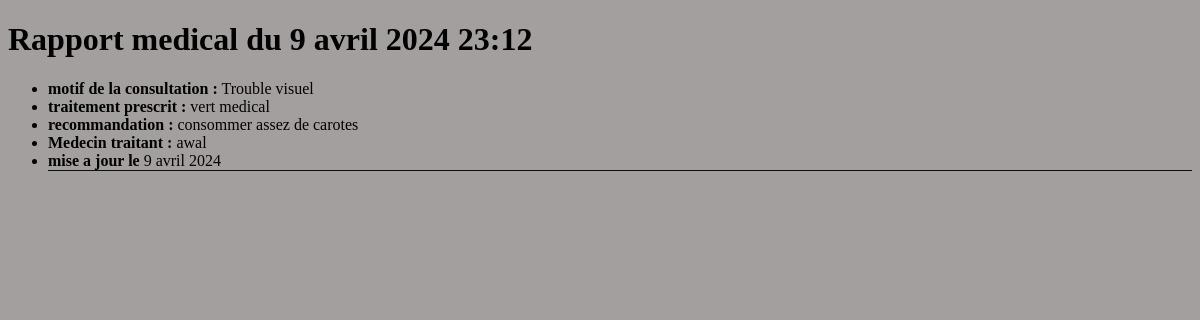
The page /dossier/1/rapport_medical/ on the database its author committed.
### patient/models.py (models this page shows)
class Rapport_medical(models.Model):
    examen_medical = models.ForeignKey(Examen_medical,null=True,on_delete=models.CASCADE)
    motif_consultation = models.CharField(null=True,max_length=1000,verbose_name='motif de la consultation')
    traitement_prescrit = models.CharField(null=True,max_length=1000,verbose_name='traitement prescrits')
    recommandation = models.CharField(max_length=2000,null=True)
    medecin = models.ForeignKey(settings.AUTH_USER_MODEL,on_delete=models.CASCADE)
    date_consultation = models.DateTimeField(auto_now_add=True)
    date_modification = models.DateField(auto_now=True)

### authentication/models.py (models this page shows, shortened)
class User(AbstractUser):
    PATIENT = 'PATIENT'
    MEDECIN = 'MEDECIN'
    MASCULIN = 'M'
    FEMININ = 'F'
    ROLE_CHOICES_ONE = (
        (PATIENT,'patient'),
        (MEDECIN,'medecin'),
    )
    ROLE_CHOICES_TWO = (
        (MASCULIN,'M'),
        (FEMININ,'F'),
    )
    profile_photo = models.ImageField(verbose_name='photo de profil')
    role = models.CharField(max_length=30, choices=ROLE_CHOICES_ONE, verbose_name='rôle')
    date_naissance = models.DateField(null=True)
    sex = models.CharField(max_length=1,choices=ROLE_CHOICES_TWO,verbose_name='sexe')
    telephone = models.IntegerField(null=True)

### patient/views.py (the view)
# urls.py: path('dossier/<int:id>/rapport_medical/',patient.views.rapport_medical,name='rapport_medical'),
def rapport_medical(request,id):
    examen = Examen_medical.objects.get(id=id)
    rapports = Rapport_medical.objects.filter(examen_medical=examen)
    return render(request,'patient/rapport_medical.html',{"rapports":rapports})

### patient/templates/patient/rapport_medical.html
{% extends 'base.html' %}
{% block content %}
{% for rapport in rapports %}
<h1>Rapport medical du {{ rapport.date_consultation }}</h1>
<ul>
    <li><strong>motif de la consultation :</strong> {{ rapport.motif_consultation }}</li>
    <li><strong>traitement prescrit :</strong> {{ rapport.traitement_prescrit }}</li>
    <li><strong>recommandation : </strong> {{ rapport.recommandation }}</li>
    <li><strong>Medecin traitant : </strong>{{ rapport.medecin }}</li>
    <li><strong>mise a jour le </strong> {{ rapport.date_modification }}</li>
    <div style="border-top: 1px solid #0e0c0c;"></div>
</ul>
{% endfor %}
{% endblock %}

### static/login.css (style rules this page uses)
body { background-color: #a39f9f }

### rows shown on the page
Rapport_medical: date_consultation "9 avril 2024 23:12", motif_consultation "Trouble visuel", traitement_prescrit "vert medical", recommandation "consommer assez de carotes", medecin "awal", date_modification "9 avril 2024"
